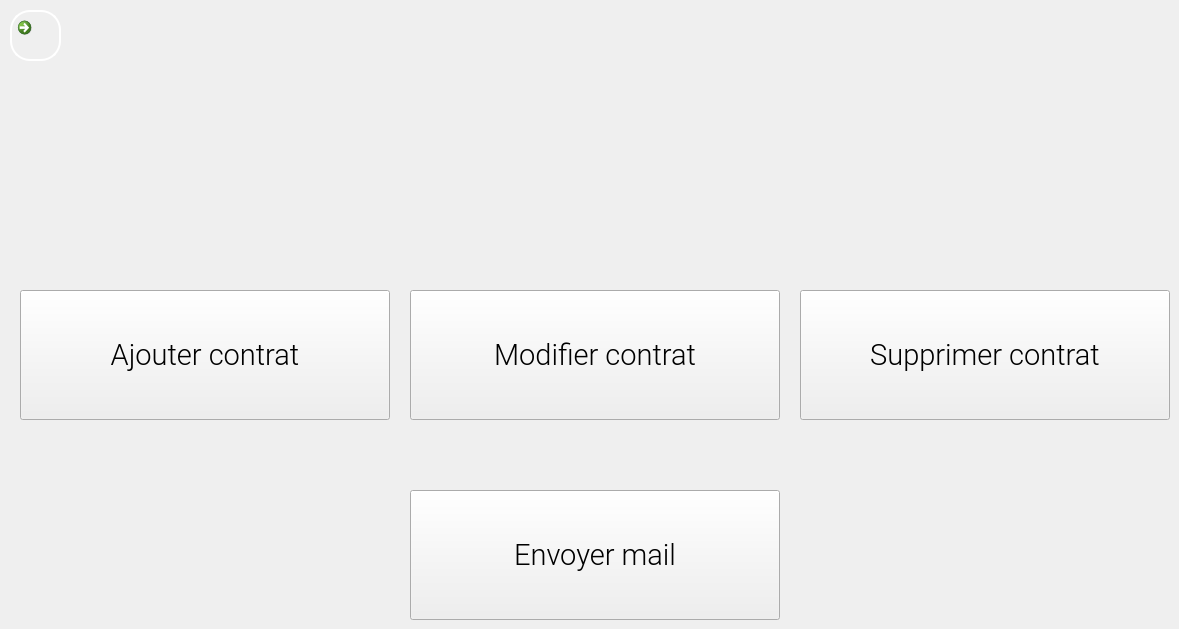
   <widget class="QWidget" name="gerer_contrat">
    <widget class="QPushButton" name="ajouter_c">
     <property name="geometry">
      <rect>
       <x>20</x>
       <y>290</y>
       <width>370</width>
       <height>130</height>
      </rect>
     </property>
     <property name="font">
      <font>
       <family>Roboto Light</family>
       <pointsize>22</pointsize>
      </font>
     </property>
     <property name="text">
      <string>Ajouter contrat</string>
     </property>
     <property name="icon">
      <iconset>
       <normaloff>D:/Proj icons/plus.png</normaloff>D:/Proj icons/plus.png</iconset>
     </property>
     <property name="iconSize">
      <size>
       <width>64</width>
       <height>64</height>
      </size>
     </property>
    </widget>
    <widget class="QPushButton" name="modifier_c">
     <property name="geometry">
      <rect>
       <x>410</x>
       <y>290</y>
       <width>370</width>
       <height>130</height>
      </rect>
     </property>
     <property name="font">
      <font>
       <family>Roboto Light</family>
       <pointsize>22</pointsize>
      </font>
     </property>
     <property name="text">
      <string>Modifier contrat</string>
     </property>
     <property name="icon">
      <iconset>
       <normaloff>D:/Proj icons/pencil.png</normaloff>D:/Proj icons/pencil.png</iconset>
     </property>
     <property name="iconSize">
      <size>
       <width>64</width>
       <height>64</height>
      </size>
     </property>
    </widget>
    <widget class="QPushButton" name="supprimer_c">
     <property name="geometry">
      <rect>
       <x>800</x>
       <y>290</y>
       <width>370</width>
       <height>130</height>
      </rect>
     </property>
     <property name="font">
      <font>
       <family>Roboto Light</family>
       <pointsize>22</pointsize>
      </font>
     </property>
     <property name="text">
      <string>Supprimer contrat</string>
     </property>
     <property name="icon">
      <iconset>
       <normaloff>D:/Proj icons/trash.png</normaloff>D:/Proj icons/trash.png</iconset>
     </property>
     <property name="iconSize">
      <size>
       <width>64</width>
       <height>64</height>
      </size>
     </property>
    </widget>
    <widget class="QCommandLinkButton" name="backtocontrat_2">
     <property name="geometry">
      <rect>
       <x>10</x>
       <y>10</y>
       <width>51</width>
       <height>51</height>
      </rect>
     </property>
     <property name="styleSheet">
      <string notr="true">QPushButton{
 border-width: 2px;
border-style: outset;
border-color: white;
border-radius: 20px;
padding:0 8;
}
QPushButton:hover
{
background:#f5f5f5;
}
QPushButton:pressed{
border-style: inset;
border-radius: 20px;
padding:0 8;
background:#eeeeee;
}</string>
     </property>
     <property name="text">
      <string/>
     </property>
     <property name="iconSize">
      <size>
       <width>32</width>
       <height>32</height>
      </size>
     </property>
    </widget>
    <widget class="QPushButton" name="supprimer_c_2">
     <property name="geometry">
      <rect>
       <x>410</x>
       <y>490</y>
       <width>370</width>
       <height>130</height>
      </rect>
     </property>
     <property name="font">
      <font>
       <family>Roboto Light</family>
       <pointsize>22</pointsize>
      </font>
     </property>
     <property name="text">
      <string>Envoyer mail</string>
     </property>
     <property name="icon">
      <iconset>
       <normaloff>D:/Proj icons/trash.png</normaloff>D:/Proj icons/trash.png</iconset>
     </property>
     <property name="iconSize">
      <size>
       <width>64</width>
       <height>64</height>
      </size>
     </property>
    </widget>
   </widget>
